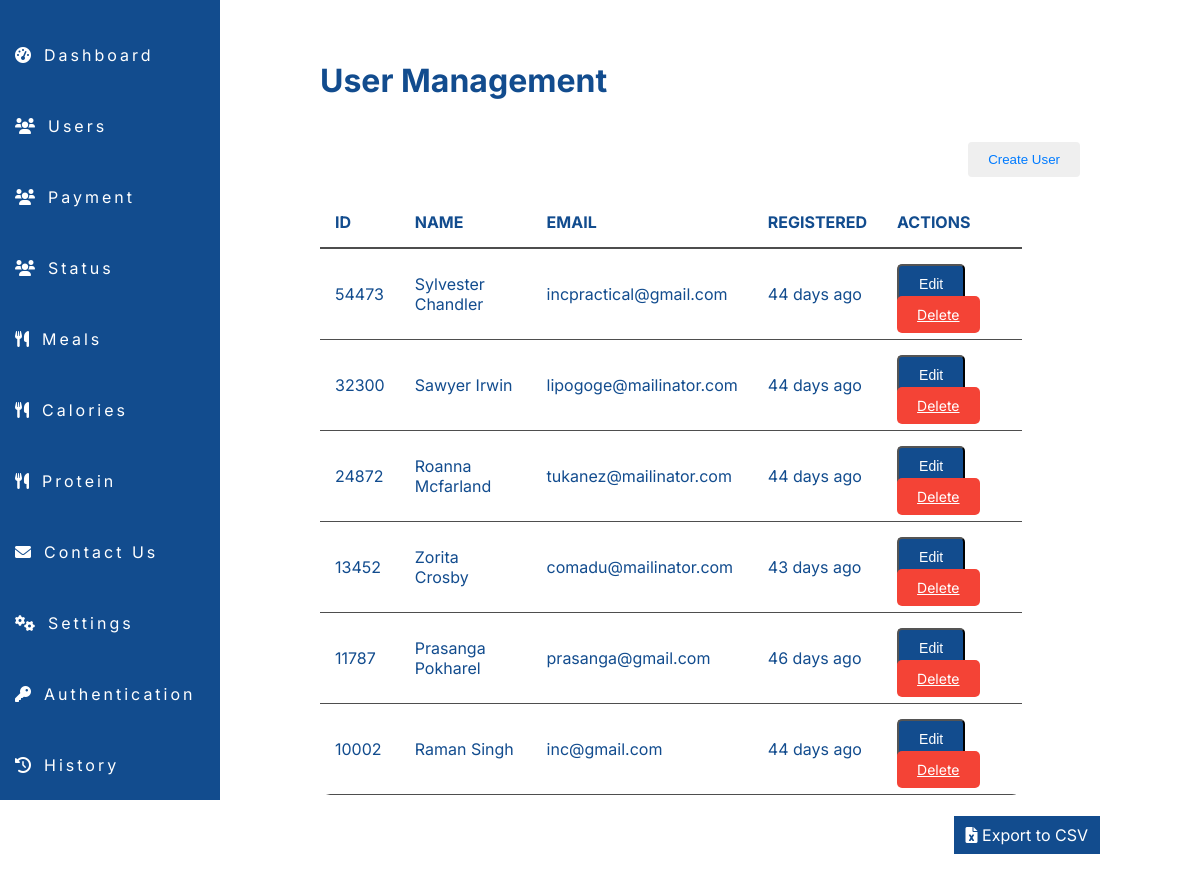
/admin/user.php (signed in), run on an earlier commit of the app's database.
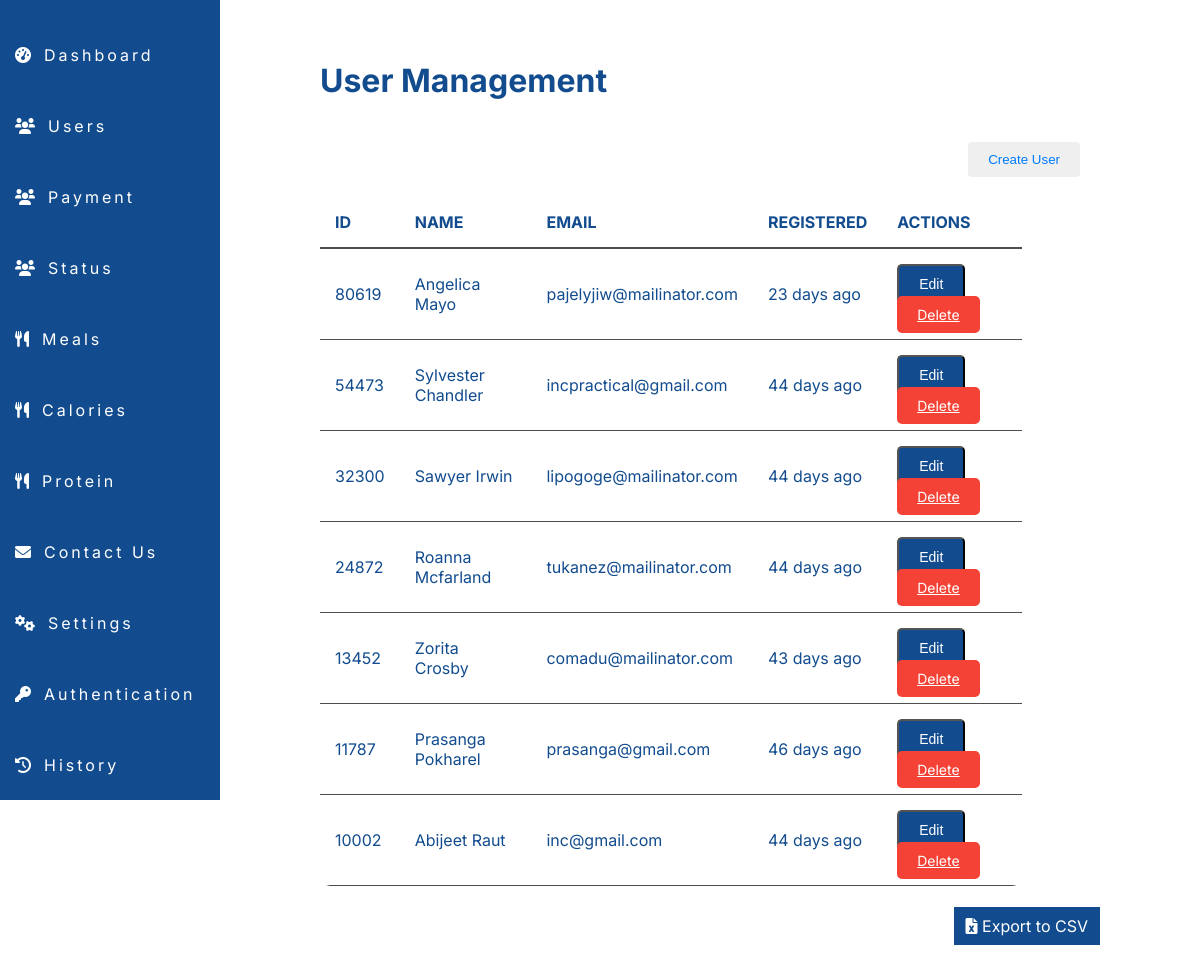
And on a later commit of the database.
### tables this page shows
CREATE TABLE `users` (
  `id` int(11) NOT NULL,
  `user_id` int(11) NOT NULL,
  `name` varchar(100) NOT NULL,
  `email` varchar(100) NOT NULL,
  `password` varchar(255) NOT NULL,
  `age` int(11) NOT NULL,
  `weight` decimal(5,2) NOT NULL,
  `height` int(11) NOT NULL,
  `activity` enum('normal','intermediate','highly_active') NOT NULL,
  `profile_picture` varchar(255) DEFAULT NULL,
  `registration_time` timestamp NOT NULL DEFAULT current_timestamp(),
  `status` varchar(10) DEFAULT 'inactive',
  `role` varchar(50) DEFAULT 'user',
  `google_auth_secret` varchar(32) DEFAULT NULL,
  `verified` enum('Unverified','Verified') DEFAULT 'Unverified',
  `muscle_protein` double DEFAULT NULL,
  `normal_protein` double DEFAULT NULL
);

### admin/user.php (the view, shortened to what this page needs)
<?php
include 'db_connection.php';
$query_users = "SELECT user_id, name, email, registration_time FROM users ORDER BY user_id DESC";
$stmt_users = $pdo->prepare($query_users);
$stmt_users->execute();
$users = $stmt_users->fetchAll(PDO::FETCH_ASSOC);
function daysAgo($registration_time) {
    $current_time = time();
    $registration_timestamp = strtotime($registration_time);
    $days = ($current_time - $registration_timestamp) / (60 * 60 * 24);
    return round($days);
}
include 'navbar.php';
?>
<!DOCTYPE html>
<html lang="en">
<head>
    <link rel="stylesheet" href="./cssadmin/user.css">
    <link rel="stylesheet" href="https://cdnjs.cloudflare.com/ajax/libs/font-awesome/6.0.0/css/all.min.css">
</head>
<body>
    <div class="main-container">
        <div class="container">
            <div class="content">
                <h1>User Management</h1>
                <button class="usr" id="openRegisterModal" onclick="openRegisterModal()">Create User</button>
                <table>
                    <thead>
                        <tr>
                            <th>ID</th>
                            <th>Name</th>
                            <th>Email</th>
                            <th>Registered</th>
                            <th>Actions</th>
                        </tr>
                    </thead>
                    <tbody>
                        <?php foreach ($users as $user): ?>
                            <tr>
                                <td><?php echo $user['user_id']; ?></td>
                                <td><?php echo htmlspecialchars($user['name']); ?></td>
                                <td><?php echo htmlspecialchars($user['email']); ?></td>
                                <td><?php echo daysAgo($user['registration_time']) . ' days ago'; ?></td>
                                <td>
                                    <button class="action-button edit-button" onclick="openEditModal(<?php echo $user['user_id']; ?>, '<?php echo htmlspecialchars($user['name']); ?>', '<?php echo htmlspecialchars($user['email']); ?>')">Edit</button>
                                    <a class="action-button delete-button" href="userdelete.php?user_id=<?php echo htmlspecialchars($user['user_id']); ?>">Delete</a>
                                </td>
                            </tr>
                        <?php endforeach; ?>
                    </tbody>
                </table>
                <div class="export-button-container" style="text-align: right;">
                    <a href="export_users.php" class="csv">
                        <i class="fas fa-file-excel"></i> Export to CSV
                    </a>
                </div>
            </div>
        </div>
    </div>
</body>
</html>

What changed in the data, as far as the page shows it:
added users: user "80619", name "Angelica Mayo", email "pajelyjiw@mailinator.com", registration_time "23"
changed users "inc@gmail.com": name "Raman Singh" → "Abijeet Raut"
